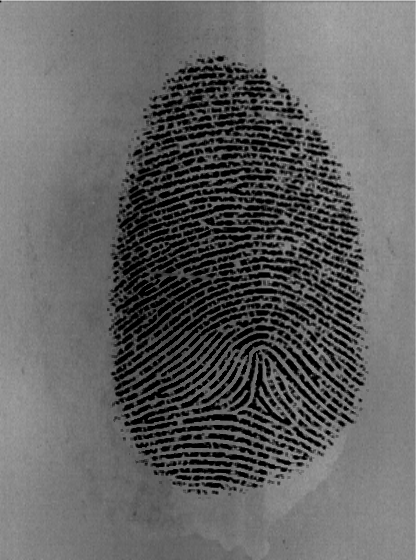
//> input picture HistogramEqualization_finger/HistogramEqualization_fingerTIP_week3/Q2.png, 416 x 560 px
$ ./histogramEqualize_quiz2   (built with g++ and OpenCV 4)
//> lines starting //> are read from the running program, lines starting //| are printed output that depends on the picture; after the words box and inside, x2 and y2 are one past the last pixel; in counts of white or black regions, pixels touching at a corner belong together
#include "opencv2/highgui/highgui.hpp"
#include "opencv2/imgproc/imgproc.hpp"
#include <iostream>
#include <stdio.h>

using namespace cv;
using namespace std;

// FUNCTION TO DISPLAY HISTOGRAMS //

void show_histogram(std::string const& name, cv::Mat1b const& image)
{
	// Set histogram bins count
	int bins = 256;
	int histSize[] = { bins };
	// Set ranges for histogram bins
	float lranges[] = { 0, 256 };
	const float* ranges[] = { lranges };
	// create matrix for histogram
	cv::Mat hist;
	int channels[] = { 0 };

	// create matrix for histogram visualization
	int const hist_height = 256;
	cv::Mat3b hist_image = cv::Mat3b::zeros(hist_height, bins);

	cv::calcHist(&image, 1, channels, cv::Mat(), hist, 1, histSize, ranges, true, false);

	double max_val = 0;
	minMaxLoc(hist, 0, &max_val);

	// visualize each bin
	for (int b = 0; b < bins; b++) {
		float const binVal = hist.at<float>(b);
		int   const height = cvRound(binVal*hist_height / max_val);
		cv::line
			(hist_image
			, cv::Point(b, hist_height - height), cv::Point(b, hist_height)
			, cv::Scalar::all(255)
			);
	}
	cv::imshow(name, hist_image);
}

// [67 lines left out: functions ChangeSignOddPositionInXY, IdealHighPassFilter, GaussianHighPassFilter, not called in this run]

int main()
{
	//finger, 내가 직접 해야함
	Mat src, dst, src_, dst_, EH, EMP, EMP_, final, final_;
	src = imread("Q2.png"); // "medium_quality_FP.jpg" // "worst_quality_FP.JPG"
//> src is the input picture: 560 rows x 416 cols, CV_8UC3; min 0, max 206, mean 98.1

	imshow("original", src);

	cvtColor(src, dst, cv::COLOR_RGB2GRAY);

	show_histogram("2 origin", src);
//> in show_histogram, `cv::calcHist(&image, 1, channels, cv::Mat(), hist, 1, histSize, ranges..`: hist = 256 values, max 67023 at index 0, min 0 at index 196, mean 2730
//> in show_histogram, `minMaxLoc(hist, 0, &max_val);`: max_val = 67023
//> the loop in show_histogram, `for (int b = 0; b < bins; b++)` made 256 passes
//> (binVal, height) on passes 1 to 3: (67023, 256), (1203, 5), (1194, 5)
//> after the loop in show_histogram, `for (int b = 0; b < bins; b++)`:
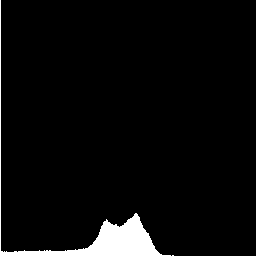
//> hist_image: 256 rows x 256 cols, CV_8UC3; 4.1% white; 2 white regions (1 under 20 px), largest, box (x1, y1, x2, y2) and area: (0, 0, 171, 256) 2662

	cv::equalizeHist(dst, EH);
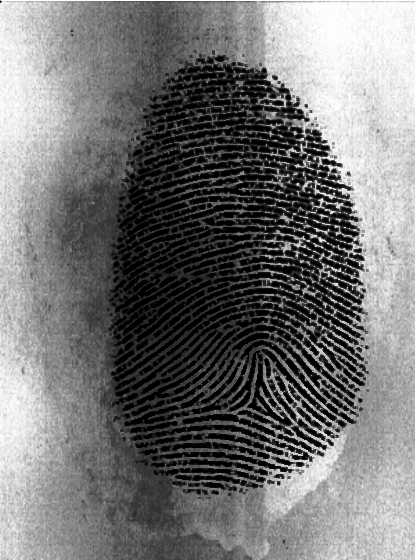
//> EH: 560 rows x 416 cols, CV_8UC1; min 0, max 255, mean 116.5

	show_histogram("2 histo", EH);
//> call 2 of show_histogram, with name = "2 histo"
//> in show_histogram (call 2), `cv::calcHist(&image, 1, channels, cv::Mat(), hist, 1, histSize, ranges..`: hist = 256 values, max 22742 at index 0, min 0 at index 56, mean 910
//> in show_histogram (call 2), `minMaxLoc(hist, 0, &max_val);`: max_val = 22742
//> the loop in show_histogram (call 2), `for (int b = 0; b < bins; b++)` made 256 passes
//> (binVal, height) on passes 1 to 3: (22742, 256), (772, 9), (773, 9)
//> after the loop in show_histogram (call 2), `for (int b = 0; b < bins; b++)`:
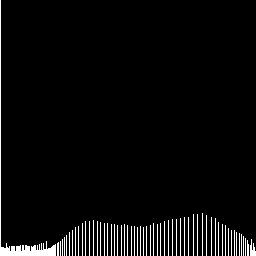
//> hist_image: 256 rows x 256 cols, CV_8UC3; 4% white in thin lines or dots

	imshow("histo picture", EH);

	// [17 lines of commented-out code are left out]

	threshold(EH, final, 30, 255, THRESH_BINARY);
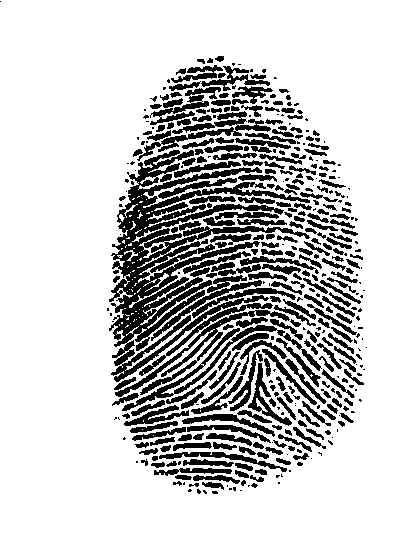
//> final: 560 rows x 416 cols, CV_8UC1; 79.8% white; 423 black regions (152 under 20 px), largest, box (x1, y1, x2, y2) and area: (109, 150, 310, 382) 12587, (115, 310, 290, 397) 1584, (122, 325, 322, 411) 1480

	imshow("emp img", final);

	waitKey();

	return 0;
}
//우선 보류
